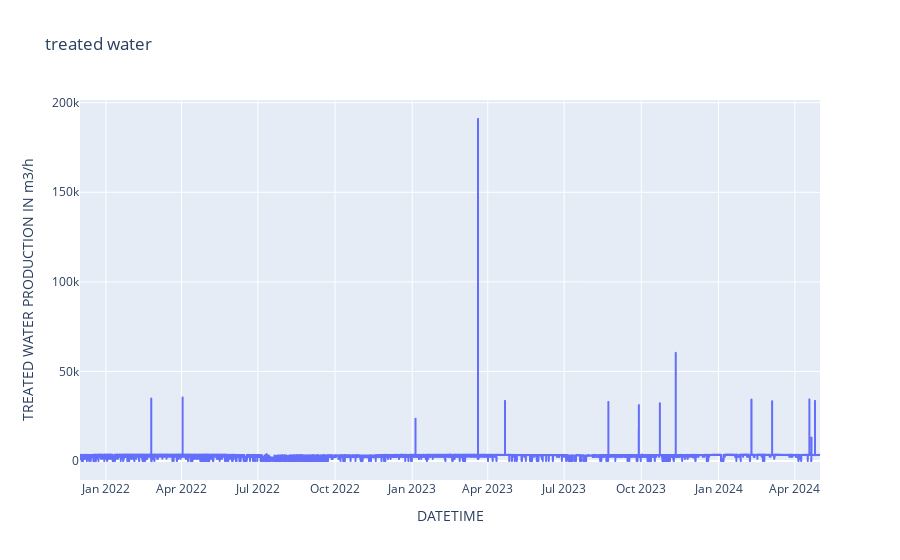

Notebook code cell kept with this figure:
### Code cell
fig = px.line(data, y = 'TREATED WATER PRODUCTION IN m3/h', title='treated water')
fig

### Figure 1 — Plotly figure (JSON) as saved in the notebook; plotly's stock layout.template omitted (floating-point values rounded to 4 significant figures; data arrays with more than 128 entries replaced by an {"elided": "..."} marker saying what was removed)
{"data": [{"hovertemplate": "DATETIME=%{x}<br>TREATED WATER PRODUCTION IN m3/h=%{y}<extra></extra>", "legendgroup": "", "line": {"color": "#636efa", "dash": "solid"}, "marker": {"symbol": "circle"}, "mode": "lines", "name": "", "showlegend": false, "type": "scattergl", "x": {"elided": "21169 str values"}, "xaxis": "x", "y": {"elided": "21169 float values"}, "yaxis": "y"}], "layout": {"legend": {"tracegroupgap": 0}, "title": {"text": "treated water"}, "xaxis": {"anchor": "y", "domain": [0, 1], "title": {"text": "DATETIME"}}, "yaxis": {"anchor": "x", "domain": [0, 1], "title": {"text": "TREATED WATER PRODUCTION IN m3/h"}}}}
